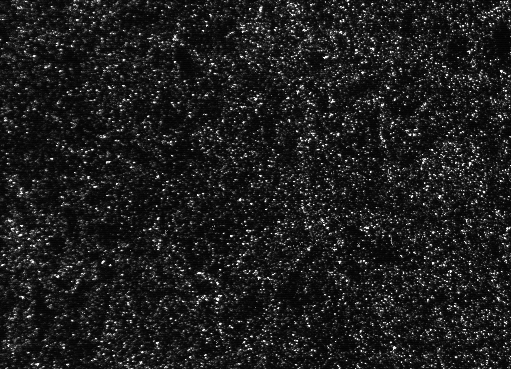
#> input picture pypiv/test_images/exp1_001_a.bmp, 511 x 369 px
$ python image.py
#> lines starting #> are read from the running program, lines starting #| are printed output that depends on the picture
from tkinter import filedialog
from pathlib import Path

import cv2
import matplotlib.pyplot as plt
import numpy as np
from scipy.signal.windows import tukey
from skimage.feature import canny
from skimage.filters import butterworth, gaussian
from skimage.transform import rotate, warp_polar
from skimage.exposure import rescale_intensity

from pydata.roi import ROI


class Image(np.ndarray):
    def __new__(cls, image=None, image_path=None):
        if image is None:
            image_path = (
                Path(filedialog.askopenfilename(title='Select image path'))
                if image_path is None else Path(image_path)
            )
#> the answer given: ../pypiv/test_images/exp1_001_a.bmp
            image = _read_image(image_path)
#> in _read_image, image is the input picture: shape (369, 511); min 0, max 250, mean 29.4

        result = np.asarray(image).view(cls)
        result._path = getattr(image, '_path', None) if image_path is None else Path(image_path)
        return result


    def __array_finalize__(self, source):
        if source is None:
            return
        self._path = getattr(source, '_path', None)


    @property
    def path(self):
        return self._path


    def windowed(self, x_factor=0, y_factor=False):
        windowed = self * _tukey_window(x_factor=x_factor, y_factor=y_factor)(self)
        return Image(windowed, image_path=self.path)


    # [16 lines left out: functions cropped, rotated, not called in this run]


    def warp_polar(self, center=None, radius=None):
        return Image(warp_polar(self, center=center, radius=radius), image_path=self.path)


    def low_pass(self, cutoff_ratio=0.005, order=2):
        low_pass = butterworth(self, cutoff_frequency_ratio=cutoff_ratio, order=order, high_pass=False, squared_butterworth=False)
        return Image(low_pass, image_path=self.path)


    def high_pass(self, cutoff_ratio=0.005, order=2):
        high_pass = butterworth(self, cutoff_frequency_ratio=cutoff_ratio, order=order, high_pass=True, squared_butterworth=False)
        return Image(high_pass, image_path=self.path)


    def blurred(self, sigma=5):
        blur = gaussian(self, sigma=sigma).astype(np.float32)
        return Image(blur, image_path=self.path)


    def edges(self, low=0.7, high=0.98, sigma=5, mask=None):
        edges = canny(self, sigma=sigma, low_threshold=low, high_threshold=high, use_quantiles=True, mask=mask)
        return Image(edges, image_path=self.path)


    # [10 lines left out: functions correlate, normalized, not called in this run]


    def inverted(self):
        return (self.max() - self) + self.min()


    # [10 lines left out: function contrast_stretch, not called in this run]


    def histogram(self, show=True, color='k', **histogram_kwargs):
#> called with show = True, color = 'k'
        hist, bin_edges = np.histogram(self, **histogram_kwargs)
#> hist = 255 values, max 0.0537 at index 11, min 0 at index 1, mean 0.004; bin_edges = 256 values from 0 to 250

        _, ax = plt.subplots()

        ax.stairs(hist, bin_edges, color=color)

        if show:
            ax.set_xlabel("Value")
            ax.set_ylabel("Frequency density")
            plt.show()
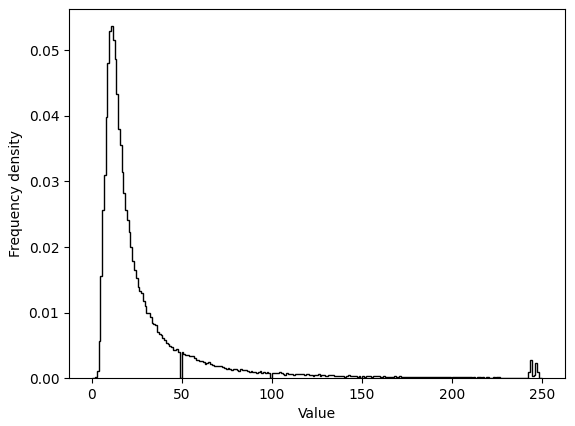
#> figure drawn by matplotlib, 1 panel

        else:
            return ax


    # [10 lines left out: function masked, not called in this run]


    def show(self, axis=None, show_plot=True):
        if axis is None:
            _, axis = plt.subplots()
        axis.imshow(self)
        if show_plot: plt.show()


    def save(self, filename="image.png", **kwargs):
        plt.imshow(self)
        plt.savefig(filename, **kwargs)


# [6 lines left out: function circle_mask, not called in this run]


def ring_mask(self, radii, center=None, background=None, invert=False, sigma=None, return_mask=False):
        mask = np.logical_or(circle_mask(self, center, radii[0]), circle_mask(self, center, radii[1]))
        return self.masked(mask, background, invert, sigma, return_mask)


def _read_image(path):
    if path is not None:
        if path.suffix == ".npy":
            image = np.load(path)
        else:
            flag = cv2.IMREAD_UNCHANGED
            image = cv2.imread(path, flag)
    else:
        raise ValueError('Image.__init___: Image not found.')
    return image


# [8 lines left out: function _tukey_window, not called in this run]


if __name__ == '__main__':
    image = Image()
    image.show()
    image.histogram(density=True, bins=255)
